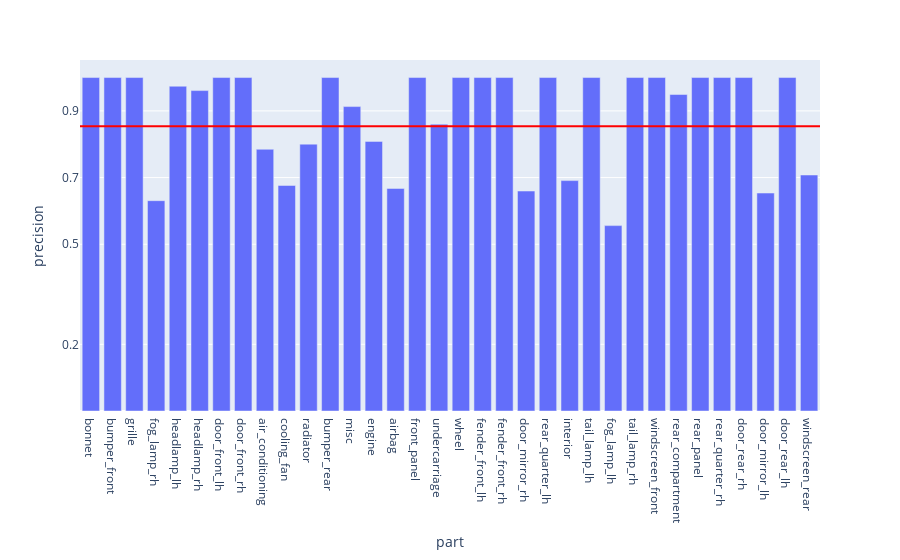

This figure's notebook cell:
### Code cell
fig = px.bar(summaryPerfDf, x = 'part', y = 'precision')

fig.add_hline(y=avgRecall, line_width=2, line_color="red")

fig.update_layout(
    yaxis = dict(
        tickmode = 'array',
        tickvals = [np.format_float_positional(avgRecall, 1), 0.2, 0.5, 0.7],
    )
)
fig

### Figure 1 — Plotly figure (JSON) as saved in the notebook; plotly's stock layout.template omitted (floating-point values rounded to 4 significant figures)
{"data": [{"alignmentgroup": "True", "hovertemplate": "part=%{x}<br>precision=%{y}<extra></extra>", "legendgroup": "", "marker": {"color": "#636efa", "pattern": {"shape": ""}}, "name": "", "offsetgroup": "", "orientation": "v", "showlegend": false, "textposition": "auto", "type": "bar", "x": ["bonnet", "bumper_front", "grille", "fog_lamp_rh", "headlamp_lh", "headlamp_rh", "door_front_lh", "door_front_rh", "air_conditioning", "cooling_fan", "radiator", "bumper_rear", "misc", "engine", "airbag", "front_panel", "undercarriage", "wheel", "fender_front_lh", "fender_front_rh", "door_mirror_rh", "rear_quarter_lh", "interior", "tail_lamp_lh", "fog_lamp_lh", "tail_lamp_rh", "windscreen_front", "rear_compartment", "rear_panel", "rear_quarter_rh", "door_rear_rh", "door_mirror_lh", "door_rear_lh", "windscreen_rear"], "xaxis": "x", "y": [1, 1, 1, 0.6307, 0.974, 0.9609, 1, 1, 0.7849, 0.6764, 0.8003, 1, 0.9129, 0.8086, 0.6674, 1, 0.8601, 1, 1, 1, 0.6596, 1, 0.6909, 1, 0.556, 1, 1, 0.9491, 1, 1, 1, 0.6536, 1, 0.7078], "yaxis": "y"}], "layout": {"barmode": "relative", "legend": {"tracegroupgap": 0}, "margin": {"t": 60}, "shapes": [{"line": {"color": "red", "width": 2}, "type": "line", "x0": 0, "x1": 1, "xref": "x domain", "y0": 0.8539, "y1": 0.8539, "yref": "y"}], "xaxis": {"anchor": "y", "domain": [0, 1], "title": {"text": "part"}}, "yaxis": {"anchor": "x", "domain": [0, 1], "tickmode": "array", "tickvals": ["0.9", 0.2, 0.5, 0.7], "title": {"text": "precision"}}}}
